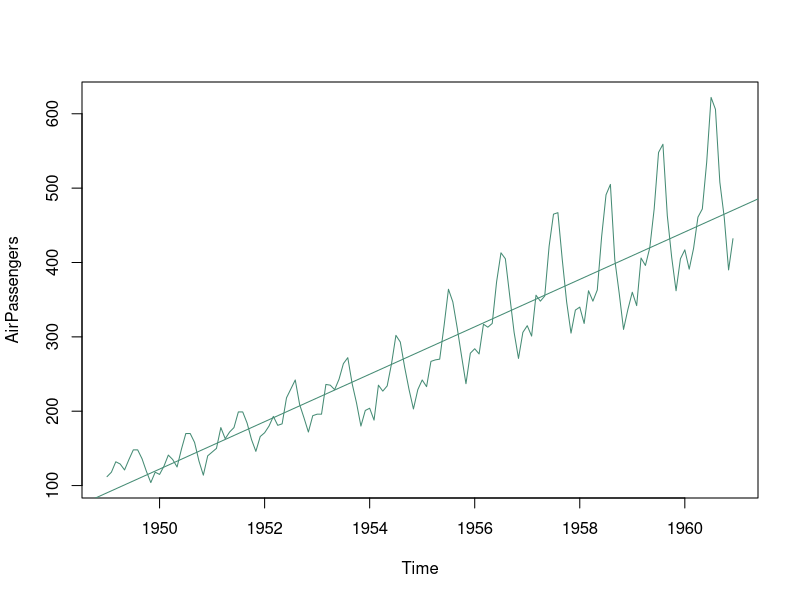
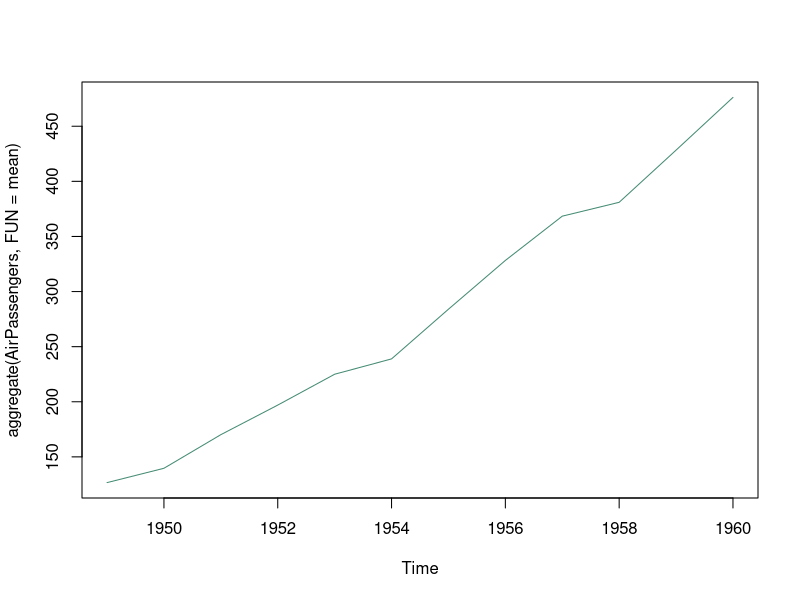
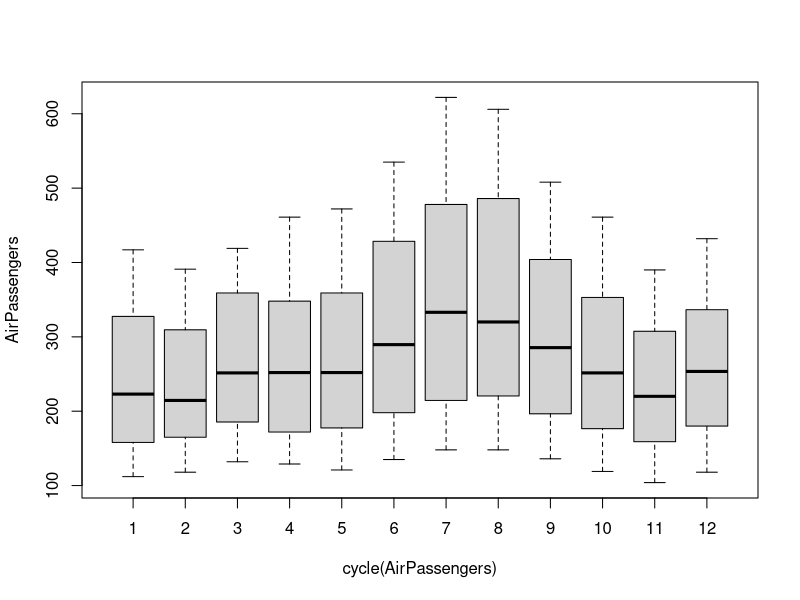

Recreate these plots in R, in order. (Note: this script raises an error after producing the figures.)
install.packages("forecast")
library("forecast")
data(AirPassengers)
class(AirPassengers)
#Shows the start of the Air Passengers data
start(AirPassengers)
#Shows the end of the Air Passengers data
end(AirPassengers)
#The cycle of this time series is 12months in a year
frequency(AirPassengers)
sum(is.na(AirPassengers))
summary(AirPassengers)

plot(AirPassengers, col="aquamarine4")
abline(reg=lm(AirPassengers~time(AirPassengers)), col="aquamarine4")
#This will print the cycle across years.
cycle(AirPassengers)
#This will aggregate the cycles and display a year on year trend
plot(aggregate(AirPassengers, FUN=mean), col="aquamarine4")
#Box plot across months will give us a sense on seasonal effect
boxplot(AirPassengers~cycle(AirPassengers))

adf.test((diff(AirPassengers)), alternative="stationary", k=0)
acf(log(AirPassengers))

acf(diff(log(AirPassengers)))
(fit <- arima(log(AirPassengers), c(0, 1, 1),seasonal = list(order = c(0, 1, 1), period = 12)))
pred <- predict(fit, n.ahead = 10*12)
ts.plot(AirPassengers,2.718^pred$pred, log = "y", lty = c(1,3))


tsdata <- ts(AirPassengers, frequency = 12)
ddata <- decompose(tsdata, "multiplicative")
#Decomposing means separating the original Time Series into its components(trend, seasonaltiy, irregularity)
plot(ddata, col="aquamarine4")

#Suggest the best values for p, d, q
mymodel <- auto.arima(AirPassengers)
mymodel
#Suggests the best value that minimizes AIC, if the trace="TRUE" then R shows how it computes parameters
auto.arima(AirPassengers, ic="aic", trace=TRUE)

install.packages("tseries")
library(tseries)
plot.ts(mymodel$residuals)
acf(ts(mymodel$residuals), main="ACF Residual")
pacf(ts(mymodel$residuals), main="PACF Residual", )

#It's possible to plot a forecast of the Time Series using the forecast function with a 95 % conf interval where h is the forecast horizon periods in months
myforecast <- forecast(mymodel, level=c(95), h=10*12)
plot(myforecast)

#Ljung-Box test is used to validate auto.arima model
#The null hypothesisi is: Model does not show the lack of fit
#The alternative hypothesis is that is shows the lack of fit
Box.test(mymodel$resid, lag=5, type="Ljung-Box")
Box.test(mymodel$resid, lag=10, type="Ljung-Box")
Box.test(mymodel$resid, lag=15, type="Ljung-Box")
